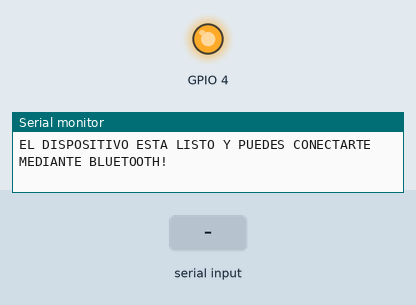
The sketch below on a simulated ESP32. Shown: output pins drawn as LEDs (lit = HIGH), the last lines printed to the serial monitor. The test bench sets the inputs (shaded band). Nothing arrives over Bluetooth unless stated.

Above: at 1.2 s.
1.3 s: "a" received over the second serial link
At 1.6 s:
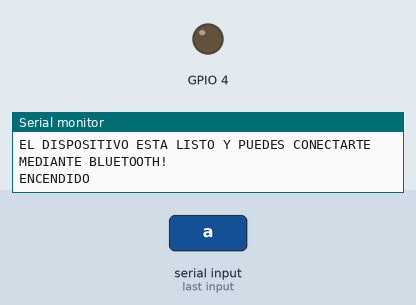
2.8 s: "b" received over the second serial link
At 4.0 s:
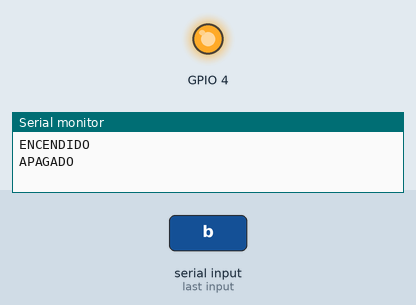
Timing chart, 0 to 5.8 s (numbered marks = the images above; inputs shaded):
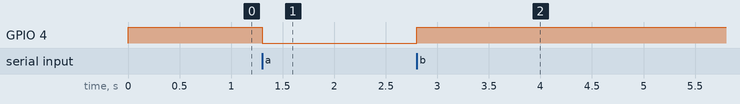

The sketch:

ESP32_BLUETOOTH_RELE.ino
```cpp
//Incluimos la libreria BLUETOOH
#include "BluetoothSerial.h"
//Verificacion de la habilitacion correcta del Bluetooth
#if !defined(CONFIG_BT_ENABLED) || !defined(CONFIG_BLUEDROID_ENABLED)
#error Bluetooth is not enabled! Please run `make menuconfig` to and enable it
#endif

//Variable de tipo de entero para el cambio de estado del led interno
int cambio = 0;
//Inicializamos y podemos usar la libreria en nuestro codigo.
BluetoothSerial SerialBT;

//void es para declarar funciones.
//setup se usa para iniciar, configurar y se ejecutara una sola vez por cada encendido y apagado.
void setup() {

//Establecer la velocidad de datos de bits por segundo (baudios) en la transmision de datos en serie.
//Asegurarse que esta debe ser igual a la del monitor serial.
  Serial.begin(115200);
//Nombre del dispositivo Bluetooth.
  SerialBT.begin("ESP32_DISPOSITIVO1");
//Imprime en el Monitor Serial.
  Serial.println("EL DISPOSITIVO ESTA LISTO Y PUEDES CONECTARTE MEDIANTE BLUETOOTH!");
//Configura el pin 4 como salida.
  pinMode(4,OUTPUT);
//Manda un valor alto al pin 4 y el rele no se activa.
  digitalWrite(4,HIGH);
}

//void es para declarar funciones.
//loop ejecutara repetitivamente.
void loop() {

//while ejecutara repetitivamente hasta que deje de cumplirse la condicion cambio == 0.
  while(cambio == 0){
//Condicional if si se cumple o no.
//Serial.available datos disponibles para la lectura en el puerto serie Bluetooth.
//Si encuentra datos disponibles para la lectura en el puerto serie Bluetooth se cumple la condicional if.
    if(SerialBT.available()){
//SerialBT.read()=='a' lee los datos del puerto serie y si en cuentra el caracter "a".
//Si encuentra el caracter "a" se cumple la condicional if y pasa a la sigueinte linea.
    if (SerialBT.read()=='a'){
//Manda un valor bajo al pin 4 y el rele se activa.
    digitalWrite(4,LOW);
//Imprime en el Monitor Serial.
    Serial.println("ENCENDIDO");
//ahora la variable cambio tiene un valor de 1 y se rompe el bucle while.
    cambio = 1;
    }
//De lo contratrio si no se encuentra el caracter "a" la variable cambio tiene un valor de 0.
    else{
      cambio = 0;
    }
    }
  }

//Condicional if si se cumple o no.
//Serial.available datos disponibles para la lectura en el puerto serie Bluetooth.
//Si encuentra datos disponibles para la lectura en el puerto serie Bluetooth se cumple la condicional if.
  if(SerialBT.available()){
//SerialBT.read()=='b' lee los datos del puerto serie y si en cuentra el caracter "b".
//Si encuentra el caracter "b" se cumple la condicional if y pasa a la sigueinte linea.
  if (SerialBT.read()=='b'){
//Manda un valor alto al pin 4 y se desactiva el rele.
    digitalWrite(4,HIGH);
//Imprime en el Monitor Serial.
    Serial.println("APAGADO");
//La variable cambio tiene un valor de 0 y volver al bucle while con la condicional while(cambio == 0).
    cambio = 0;

  }
  }

}
```

Measured:
- after the input at 1.3 s, GPIO 4: HIGH → LOW at once
- after the input at 2.8 s, GPIO 4: LOW → HIGH at once
